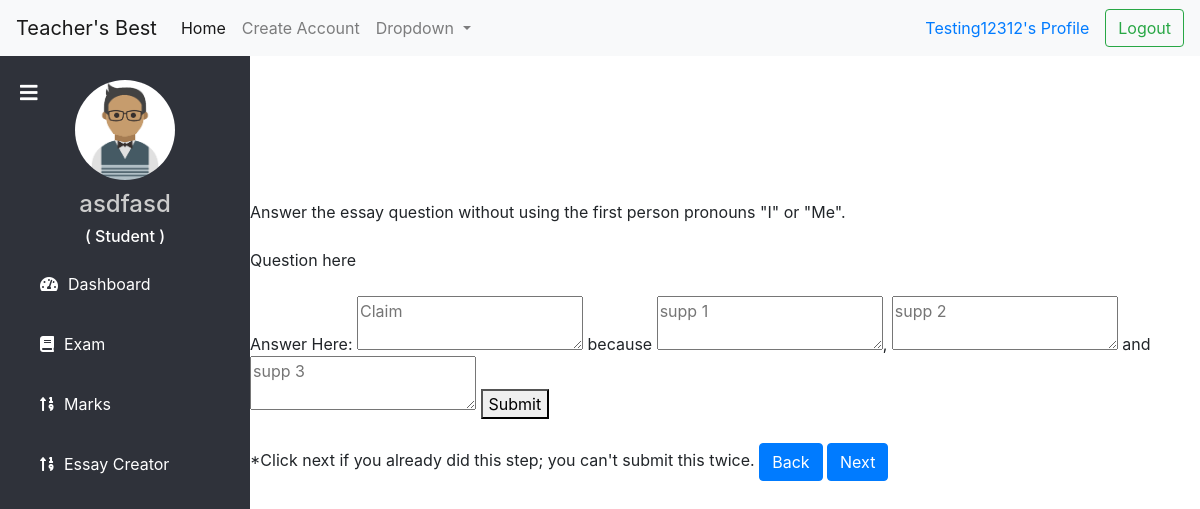
The app's page /claim (signed in) with its own data.
### arg_essay/models.py (models this page shows)
class userQuestion(models.Model):
    user = models.OneToOneField(User, on_delete=models.CASCADE, null=True)
    question = models.CharField(max_length=500, null=True)

class Thesis(models.Model):
    user = models.OneToOneField(User, on_delete=models.CASCADE, null=True)
    declarative = models.CharField(max_length=500, null=True)
    support_one = models.CharField(max_length=500, null=True)
    support_two = models.CharField(max_length=500, null=True)
    support_three = models.CharField(max_length=500, null=True)

### arg_essay/views.py (the view, shortened to what this page needs)
# urls.py: path('claim', views.claim_creator, name='claim-creator'),
def claim_creator(request, *arg):
    form = Thesis
    ques = userQuestion.objects.filter(user=request.user)
    completed_form_claim = Thesis.objects.filter(user=request.user)
    context = {'form': form, 'ques': ques, 'completed_form_claim': completed_form_claim}
    return render(request, 'claim.html', context)

### arg_essay/templates/claim.html (shortened to what this page needs)
{% extends 'student/studentbase.html' %}
{%load static%}
{% block content %}
<!DOCTYPE html>
<html lang="en">
<head>
    <link rel="stylesheet" href="https://cdn.jsdelivr.net/npm/bootstrap@4.6.2/dist/css/bootstrap.min.css">
</head>
<body>
    <br>
         Answer the essay question without using the first person pronouns "I" or "Me".
<br>
          {% for x in ques %}
          {{  x.question }}
          {% endfor %}
        <br>
        {% for x in completed_form_claim %}
       <form method='post'>
            Answer Here:
            <textarea type="text" name="declarative" maxlength="100" required id="id_declarative" placeholder="{{x.declarative}}"></textarea>
            because <textarea type="text" name="support_one" maxlength="100" required id="id_support_one" placeholder="{{x.support_one}}"></textarea>,
            <textarea type="text" name="support_two" maxlength="100" required id="id_support_two" placeholder="{{x.support_two}}"></textarea> and
            <textarea type="text" name="support_three" maxlength="100" required id="id_support_three" placeholder="{{x.support_three}}"></textarea>
            <button type="submit">Submit</button>
       </form>
       {% endfor %}
    *Click next if you already did this step; you can't submit this twice.
    <a class="btn btn-primary" href="{% url 'to-essay-question' %}" role="button">Back</a>
    <a class="btn btn-primary" href="{% url 'to-tiqa-one' %}" role="button">Next</a>
</body>
</html>
{% endblock %}

### templates/student/studentbase.html (shortened to what this page needs)
<!DOCTYPE html>
{% load static %}
{% include 'navbar.html' %}
<html lang="en" dir="ltr">
<head>
  <link rel="stylesheet" href="https://cdnjs.cloudflare.com/ajax/libs/font-awesome/5.12.1/css/all.min.css">
</head>
<body>
  <div class="sidebar">
    <label for="check">
      <i style="left: 20px;margin-top: 17px;"class="fas fa-bars" id="sidebar_btn"></i>
    </label>
    <center>
      <img src="{% static "image/student.png" %}" class="profile_image" alt="">
      <h4>{{request.user.first_name}}</h4>
      <h6 style="color: rgb(255, 255, 255);">( Student )</h6>
    </center>
    <a href="/student/student-dashboard"><i class="fas fa-tachometer-alt"></i><span>Dashboard</span></a>
    <a href="/student/student-exam"><i class="fas fa-book"></i><span>Exam</span></a>
    <a href="/student/student-marks"><i class="fas fa-sort-numeric-up"></i><span>Marks</span></a>
    <a href="{% url 'essay-question' %}"><i class="fas fa-sort-numeric-up"></i><span>Essay Creator</span></a>
  </div>
  <div class="content">
    <br><br><br><br><br>
    {% block content %}
    {% endblock content %}
    <br><br><br>
  </div>
</body>
</html>

### templates/navbar.html (shortened to what this page needs)
{% load static %}
<nav class="navbar navbar-expand-lg navbar-light bg-light">
  <a class="navbar-brand" href="{% url 'site-home' %}">Teacher's Best</a>
  <div class="collapse navbar-collapse" id="navbarSupportedContent">
    <ul class="navbar-nav mr-auto">
      <li class="nav-item active">
        <a class="nav-link" href="{% url 'site-home' %}">Home <span class="sr-only">(current)</span></a>
      </li>
      <li class="nav-item">
        <a href="{% url 'create-account' %}" class="nav-link">Create Account</a>
      </li>
      <li class="nav-item dropdown">
        <a class="nav-link dropdown-toggle" href="#" id="navbarDropdown" role="button" data-bs-toggle="dropdown" aria-haspopup="true" aria-expanded="false">
          Dropdown
        </a>
      </li>
    </ul>
      {% if request.user.is_authenticated %}
      <div class="nav-link" >
          <a  href="{% url 'student-dashboard' %}" >{{user}}'s Profile</a>
      </div>
      {% endif %}
      {% if request.user.is_authenticated %}
      <div class="form-inline my-2 my-lg-0" >
        <a class="btn btn-outline-success my-2 my-sm-0" href="{% url 'logout' %}" >Logout</a>
      </div>
      {% else %}
      <div class="form-inline my-2 my-lg-0" >
        <a  class="btn btn-outline-success my-2 my-sm-2" href="{% url 'login' %}" class="jollyrancher ">Login</a>
      </div>
      {% endif %}
  </div>
</nav>

### templates/student/studentbase.html (style rules this page uses)
a:link { text-decoration: none; }
body { margin: 0; padding: 0; font-family: "Gill Sans", sans-serif;; }
.sidebar { background: #2f323a; margin-top: 0px; padding-top: 0px; position: fixed; left: 0; width: 250px; height: 100%; transition: 0.5s; transition-property: left; }
.sidebar .profile_image { width: 100px; height: 100px; border-radius: 100px; margin-bottom: 10px; }
.sidebar h4 { color: #ccc; margin-top: 0; }
.sidebar a { color: #fff; display: block; width: 100%; line-height: 60px; text-decoration: none; padding-left: 40px; box-sizing: border-box; transition: 0.5s; }
.sidebar i { padding-right: 10px; }
label #sidebar_btn { z-index: 1; color: #fff; position: fixed; cursor: pointer; left: 300px; font-size: 20px; margin: 5px 0; transition: 0.5s; transition-property: color; }
.content { margin-left: 250px; background: url(background.png) no-repeat; background-position: center; background-size: cover; height: 10vh; transition: 0.5s; }

### records on screen
userQuestion: question "Question here"
Thesis: declarative "Claim", support_one "supp 1", support_two "supp 2", support_three "supp 3"

### other values on screen
{{ user }} "Testing12312"
{{ request.user.first_name }} "asdfasd"
